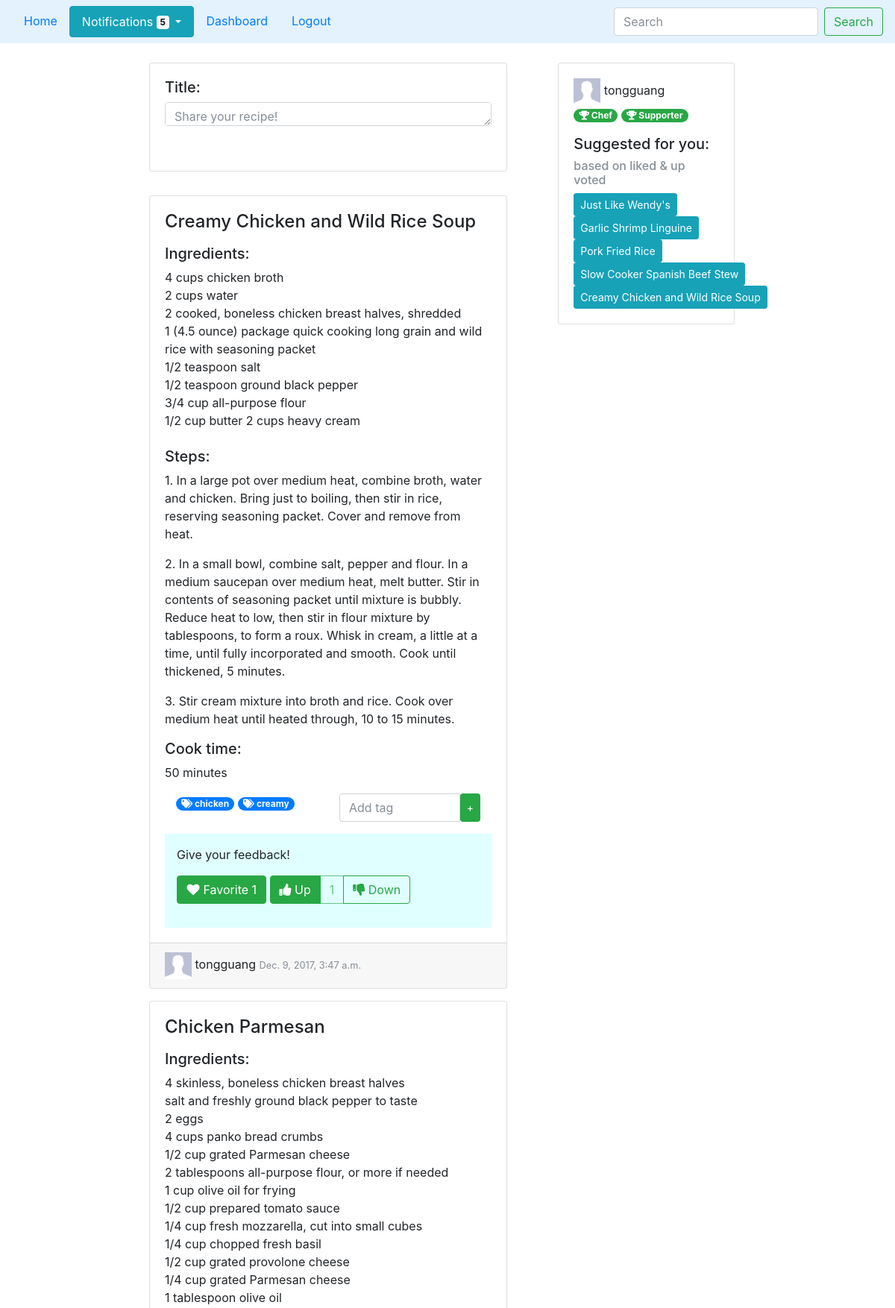
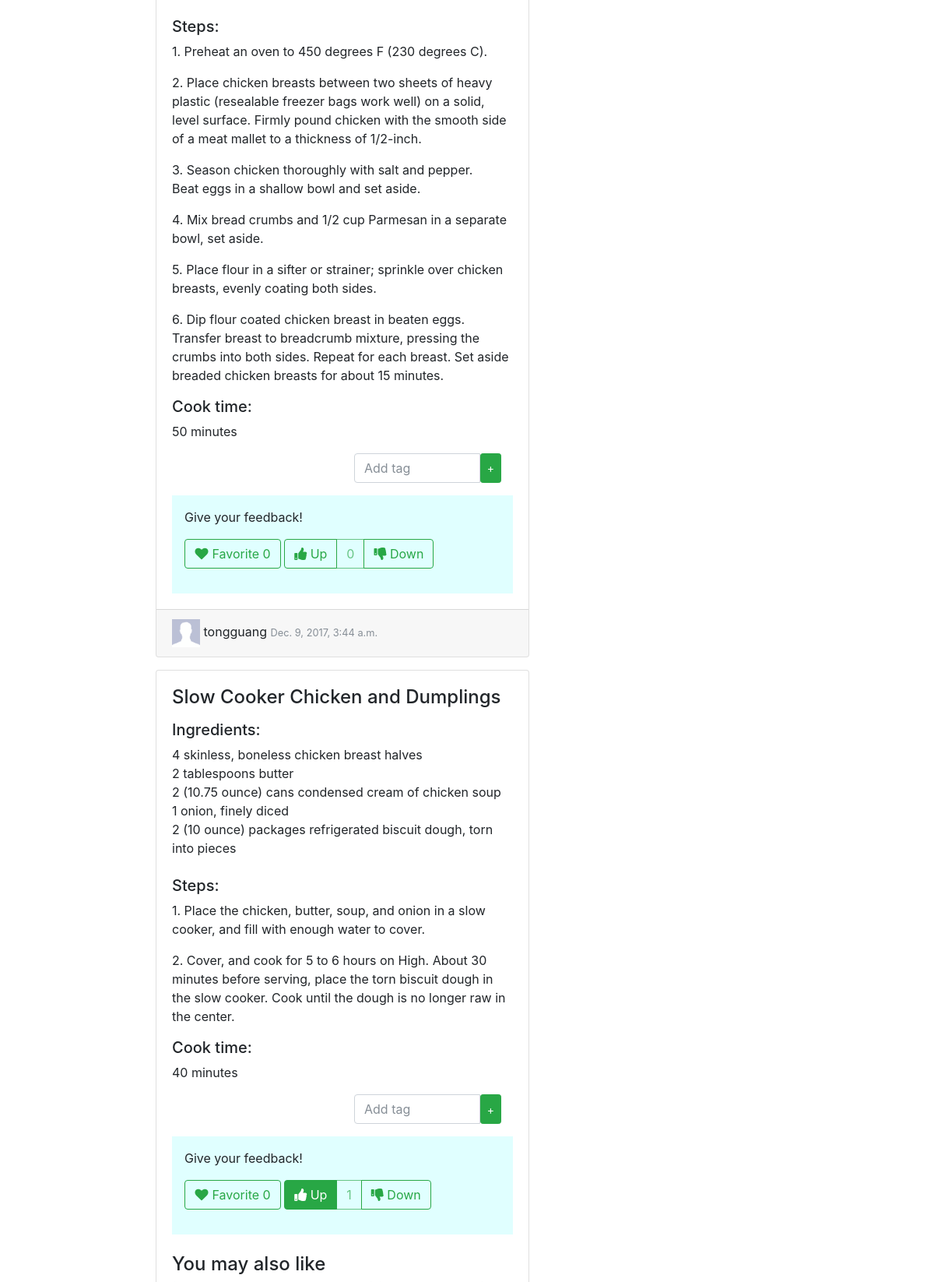
/recipes/ (signed in, upper part), run on the app's committed database (2 pictures, top to bottom).
### recipes/models.py (models this page shows, shortened)
class Content(models.Model):
	user = models.ForeignKey(User, blank=False, null=False)
	title = models.CharField(max_length=100)
	text = models.CharField(max_length=10000)
	created = models.DateTimeField(auto_now_add=True)
	minute = models.IntegerField(blank=False)

class Tag(models.Model):
	contents = models.ManyToManyField(Content)
	text = models.CharField(max_length=10, primary_key=True)

class Bloguser(models.Model):
	user = models.OneToOneField(User, on_delete=models.CASCADE)

### recipes/views.py (the view)
def home(request):
  context = {}
  if not request.user.is_anonymous:
    bloguser = Bloguser.objects.get(user=request.user)
    context['bloguser'] = bloguser
  context['page'] = 'home'
  context['contents'] = list(Content.objects.order_by('-created'))
  def get_bag(doc_str):
    bag = [w.lower() for w in re.findall('\\w+', doc_str)]
    bag = list(filter(lambda x: x not in stopwords, bag))
    return set(bag)
  recommend_for_user = set()
  for content in context['contents']:
    user_in_favor = False
    content.favCount = Favorite.objects.countOfContent(content)
    content.hasFav = Favorite.objects.getFavorite(request.user, content)
    if content.hasFav is not None:
      user_in_favor = True
    content.voteCount = Vote.objects.countOfContent(content)
    recommendation_set = []
    this_bag = get_bag(content.text)
    for target_content in context['contents']:
        if (target_content != content):
            target_bag = get_bag(target_content.text)
            relation = float(len(list(filter(lambda x: x in target_bag, list(this_bag))))) / float(len(this_bag))
            if (relation > 0.4):
                recommendation_set.append(target_content)
    content.recommendations = recommendation_set
    t = Vote.objects.getVote(request.user, content)
    if t == None:
      content.hasVote = 0
    elif t.isUp == True:
      content.hasVote = 1
      user_in_favor = True
    else:
      content.hasVote = -1
    if user_in_favor:
      recommend_for_user.update(recommendation_set)
  context['badges'] = getBadges(request.user)
  context['notifications'] = getNotification(request.user)
  context['suggestions'] = list(recommend_for_user)
  return render(request, 'recipes/stream.html', context)

### recipes/badges.py (called while the page is built)
def getBadges(User):
	badges = []
	if User.is_anonymous:
		return badges
	if Content.objects.filter(user=User).count() > 0:
		badges.append(("Chef", "You have your first recipe uploaded!"))
	for vote in Vote.objects.filter(user=User):
		if not vote.isUp:
			badges.append(("Critic", "Downvote is good!"))
			break;
	for vote in Vote.objects.filter(user=User):
		if vote.isUp:
			badges.append(("Supporter", "Upvote is good!"))
			break;
	return badges

### recipes/manager.py (called while the page is built)
  def countOfContent(self, content):
    return self.get_queryset().filter(content=content).count()

  def getFavorite(self, user, content):
    if user.is_anonymous:
      return None
    else:
      try:
        return self.get_queryset().get(user=user, content=content)
      except ObjectDoesNotExist:
        return None

  def countOfContent(self, content):
    rt = 0
    for v in self.get_queryset().filter(content=content):
      if v.isUp == True:
        rt += 1
      else:
        rt -= 1
    return rt

  def getVote(self, user, content):
    if user.is_anonymous:
      return None
    else:
      try:
        return self.get_queryset().get(user=user, content=content)
      except ObjectDoesNotExist:
        return None

### recipes/notifications.py (called while the page is built)
def getNotification(user):
    if user.is_anonymous:
        return []
    else:
        return Notification.objects.filter(user=user).order_by('-created')

### recipes/templates/recipes/stream.html (shortened to what this page needs)
{% extends 'recipes/base.html' %}
{% load staticfiles %}
{% block navbar %}{% include 'recipes/navbar.html' with active=page %}{% endblock %}
{% block content %}
<div class="row">
    <div class="card post-recipe" style="width: 30rem;">
        <div class="card-body">
            <form method="post" action="{% url 'addContent' %}">
                <div class="instructions-hide"><h5 id="prompt">Title:</h5>
                    <textarea id="content_title" maxlength="10000" type="text" name="title" class="form-control post-recipe post-recipe-hide" style="height: 2em" placeholder="Share your recipe!"></textarea>
                    <br>
                </div>
            </form>
        </div>
    </div>
    <div class="card-deck mt-lg-3">
    <div id="content-items">
        {% include 'recipes/content.html' %}
    </div>
    </div>
</div>
{% endblock %}

### recipes/templates/recipes/content.html (shortened to what this page needs)
{% load static %}
{% for content in contents %}
<div class="card mt-3" id="content_{{ content.pk }}" style="width: 30rem;">
  <div class="card-body">
    <h4 class="card-title">{{ content.title }}</h4>
    <p class="card-text"> {{ content.text|safe|linebreaks }} </p>
    <p><h5>Cook time:</h5> {{ content.minute }} minutes </p>
    {% if not user.is_anonymous %}
      <div class="container">
        <div class="row">
          <div class="col-md-6">
            <div>
              {% for tag in content.tag_set.all %}
                <a href="search?searchQuery={{ tag.text }}"><span class="badge badge-pill badge-primary">
                  <i class="fa fa-tags" aria-hidden="true"></i>
                  {{ tag.text }}
                </span></a>
              {% endfor %}
            </div>
          </div>
          <div class="col-md-6">
            <form action="{% url 'addTag' %}" method="post">
              <div class="input-group">
                <input name="tag" type="text" class="form-control" placeholder="Add tag">
                <button class="btn btn-success btn-sm" type="submit" value="Submit">+</button>
              </div>
            </form>
          </div>
        </div>
      </div>
    {% endif %}
    {% if not user.is_anonymous %}
      {% include 'fav/fav_block.html' %}
    {% endif %}
    {% if content.recommendations %}
      <br>
      <h4>You may also like</h4>
    {% endif %}
  </div>
  <div class="card-footer">
      {% include 'recipes/picture_and_name.html' with bloguser=content.user.bloguser %}
      <small class="text-muted"> {{ content.created }} </small>
  </div>
</div>
{% endfor %}

### recipes/templates/fav/fav_block.html (shortened to what this page needs)
<div class="fav" style="background-color:lightcyan; padding: 1rem">
    <p>Give your feedback!</p>
	<form action="{% url 'fav' %}" method="POST">
		{% if content.hasFav %}
            <button class="btn btn-success my-2 my-sm-0" type="submit">
			    <i class="fa fa-heart" aria-hidden="true"></i> Favorite {{ content.favCount }}
            </button>
		{% else %}
            <button class="btn btn-outline-success my-2 my-sm-0" type="submit">
			    <i class="fa fa-heart" aria-hidden="true"></i> Favorite {{ content.favCount }}
            </button>
		{% endif %}
        <div class="btn-group" role="group" aria-label="...">
            {% if content.hasVote is 1 %}
                <a href="{% url 'voteUp' content.pk %}" class="btn btn-success my-2 my-sm-0">
                    <i class="fa fa-thumbs-up" aria-hidden="true"></i> Up
                </a>
            {% else %}
                <a href="{% url 'voteUp' content.pk %}" class="btn btn-outline-success my-2 my-sm-0">
                    <i class="fa fa-thumbs-up" aria-hidden="true"></i> Up
                </a>
            {% endif %}
            <button class="btn btn-outline-success my-2 my-sm-0" disabled> {{ content.voteCount }} </button>
            {% if content.hasVote is -1 %}
                <a href="{% url 'voteDown' content.pk %}" class="btn btn-success my-2 my-sm-0">
                    <i class="fa fa-thumbs-down" aria-hidden="true"></i> Down
                </a>
            {% else %}
                <a href="{% url 'voteDown' content.pk %}" class="btn btn-outline-success my-2 my-sm-0">
                    <i class="fa fa-thumbs-down" aria-hidden="true"></i> Down
                </a>
            {% endif %}
        </div>
		<br>
	</form>
</div>

### recipes/templates/recipes/picture_and_name.html (shortened to what this page needs)
{% load staticfiles %}
{% if bloguser.picture %}
	<img class="headshot" src="{% url 'photo' bloguser.pk %}" alt='user_img'>
{% else %}
	<img class="headshot" src="{% static 'images/dummyHead.png' %}" alt='user_img'>
{% endif %}
{{ bloguser.user.username }}

### recipes/templates/recipes/profile.html
<div class="row">
    <div class="card" style="width: 20rem;">
		<div class="card-body">
			{% include 'recipes/picture_and_name.html' %}
			  <p>
				  {% for name, info in badges %}
				      <span class="badge badge-pill badge-success" data-toggle="tooltip" data-placement="bottom" title="{{ info }}">
				      <i class="fa fa-trophy" aria-hidden="true"></i>
				      {{ name }}
				      </span>
				  {% endfor %}
				</p>
                {% if suggestions %}
                    <h5> Suggested for you:</h5>
                    <h6 class="text-muted"> based on liked & up voted</h6>
                    {% for content in suggestions %}
                        <button type="button" class="btn btn-sm btn-info" data-toggle="popover" title="{{ content.title }}" data-content="{{ content.text }}">{{ content.title }}</button>
                    {% endfor %}
                {% endif %}
        </div>
	</div>
</div>

### recipes/static/css/recipes.css (style rules this page uses)
body { padding-top: 20px; }
.container { max-width: 800px; }
.headshot { height: 36px; width: 36px; }

### data on the page
Content: title "Creamy Chicken and Wild Rice Soup", text "Ingredients: 4 cups chicken broth 2 cups water 2 cooked, boneless chicken breast halves, shredded 1 (4.5 ounce) package quick cooking long grain and wild rice with seasoning packet 1/2 teaspoon salt 1/2 teaspoon ground black pepper 3/4 cup all-purpose flour 1/2 cup butter 2 cups heavy cream Steps: 1. In a large pot over medium heat, combine broth, water and chicken. Bring just to boiling, then stir in rice, reserving seasoning packet. Cover and remove from heat. 2. In a small bowl, combine salt, pepper and flour. In a medium saucepan over medium heat, melt butter. Stir in contents of seasoning packet until mixture is bubbly. Reduce heat to low, then stir in flour mixture by tablespoons, to…", minute "50", favCount "1", shows "Up", voteCount "1", shows "Down", created "Dec. 9, 2017, 3:47 a.m."
Tag: text "chicken"
Tag: text "creamy"
Bloguser: user.username "tongguang"
Content: title "Chicken Parmesan", text "Ingredients: 4 skinless, boneless chicken breast halves salt and freshly ground black pepper to taste 2 eggs 4 cups panko bread crumbs 1/2 cup grated Parmesan cheese 2 tablespoons all-purpose flour, or more if needed 1 cup olive oil for frying 1/2 cup prepared tomato sauce 1/4 cup fresh mozzarella, cut into small cubes 1/4 cup chopped fresh basil 1/2 cup grated provolone cheese 1/4 cup grated Parmesan cheese 1 tablespoon olive oil Steps: 1. Preheat an oven to 450 degrees F (230 degrees C). 2. Place chicken breasts between two sheets of heavy plastic (resealable freezer bags work well) on a solid, level surface. Firmly pound chicken with the smooth side of a meat mallet to a thickness of…", minute "50", favCount "0", shows "Up", voteCount "0", shows "Down", created "Dec. 9, 2017, 3:44 a.m."
Content: title "Slow Cooker Chicken and Dumplings", text "Ingredients: 4 skinless, boneless chicken breast halves 2 tablespoons butter 2 (10.75 ounce) cans condensed cream of chicken soup 1 onion, finely diced 2 (10 ounce) packages refrigerated biscuit dough, torn into pieces Steps: 1. Place the chicken, butter, soup, and onion in a slow cooker, and fill with enough water to cover. 2. Cover, and cook for 5 to 6 hours on High. About 30 minutes before serving, place the torn biscuit dough in the slow cooker. Cook until the dough is no longer raw in the center.", minute "40", favCount "0", shows "Up", voteCount "1", shows "Down"
Content: title "Just Like Wendy's"
Content: title "Garlic Shrimp Linguine"
Content: title "Pork Fried Rice"
Content: title "Slow Cooker Spanish Beef Stew"

### other printed values
{{ notifications.count }} "5"
{{ name }} "Chef" "Supporter"
